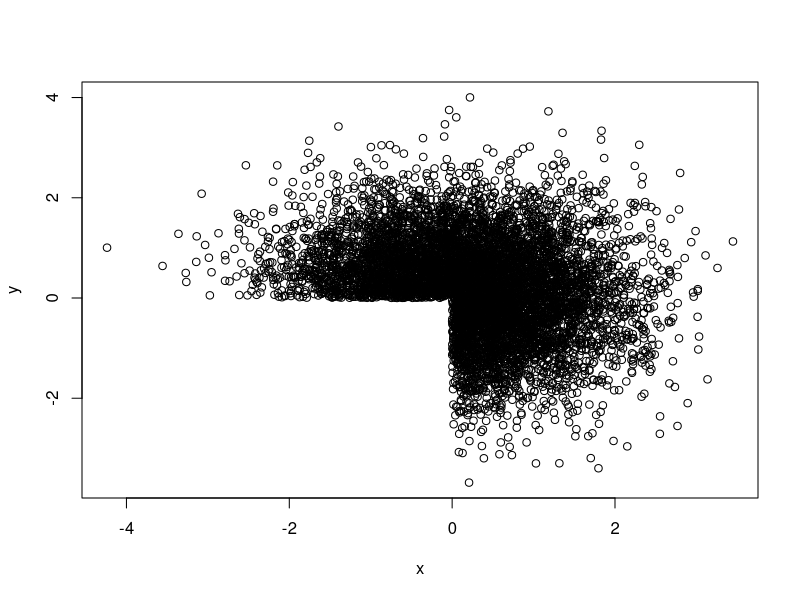
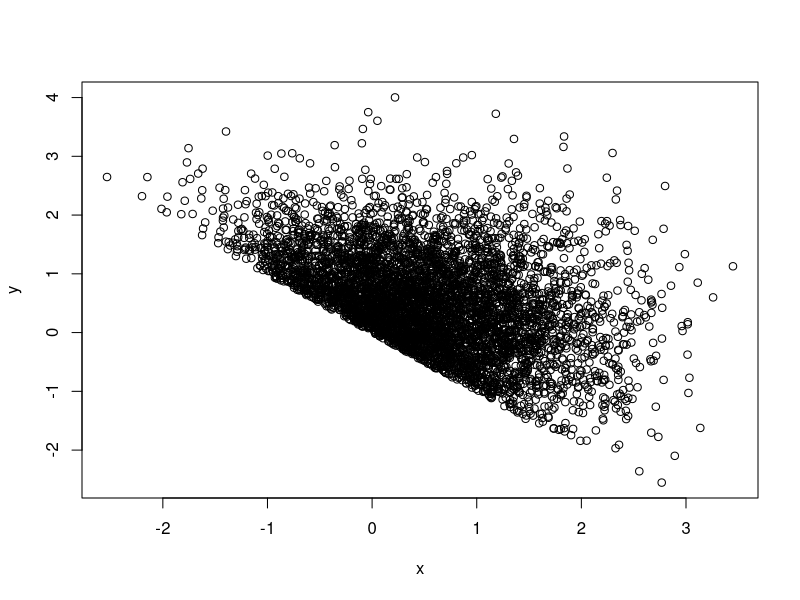
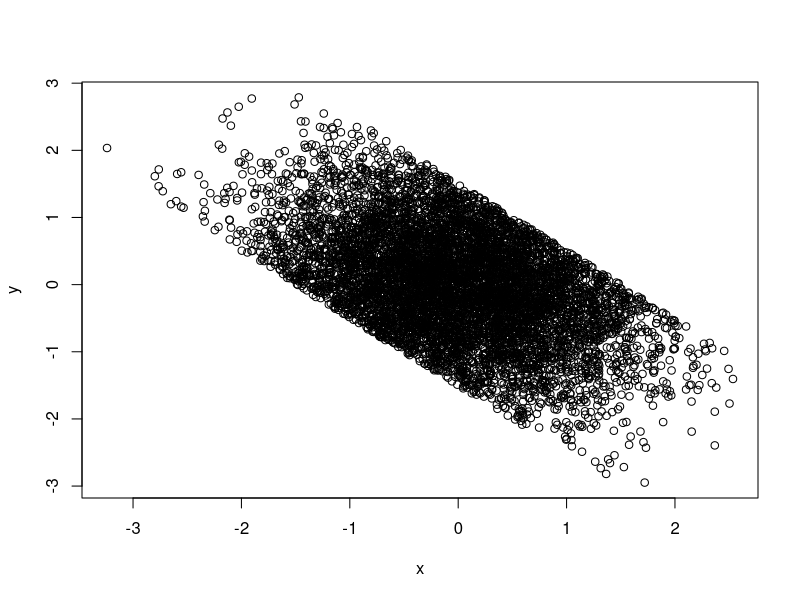

R code for these plots, in order:
## ---- chunk 1
library(tidyverse)
theme_set(theme_light(base_family = "Optima"))


#steve function
rbern <- function(n, p = .5) {
  rbinom(n = n,
         size = 1,
         prob = p)
}

## ---- chunk 2
N <- 1e4

d <- tibble(
  x = rnorm(N, 0, 1),
  y = rnorm(N, 0, 1)
)
## ---- chunk 3
d1 <- tibble(
  x = rnorm(N, 0, 1),
  y = rnorm(N, 0, 1)
)
d1 = filter(d1, x > 0 | y > 0)
plot(d1)
## ---- chunk 4
d2 <- tibble(
  x = rnorm(N, 0, 1),
  y = rnorm(N, 0, 1)
)
d2 = filter(d1, y >= -x)
plot(d2)
## ---- chunk 5
d3 <- tibble(
  x = rnorm(N, 0, 1),
  y = rnorm(N, 0, 1)
)
d3 = filter(d3, y >= -x - 1.5 & y <= -x + 1.5)
plot(d3)
## ---- chunk 6
d4 <- tibble(
  x = rnorm(N, 0, 1),
  y = rnorm(N, 0, 1),
  log_odds_c = x + y,
  prob_c = exp(log_odds_c) / (1 + exp(log_odds_c)),
  c = rbern(N, prob_c)
)


